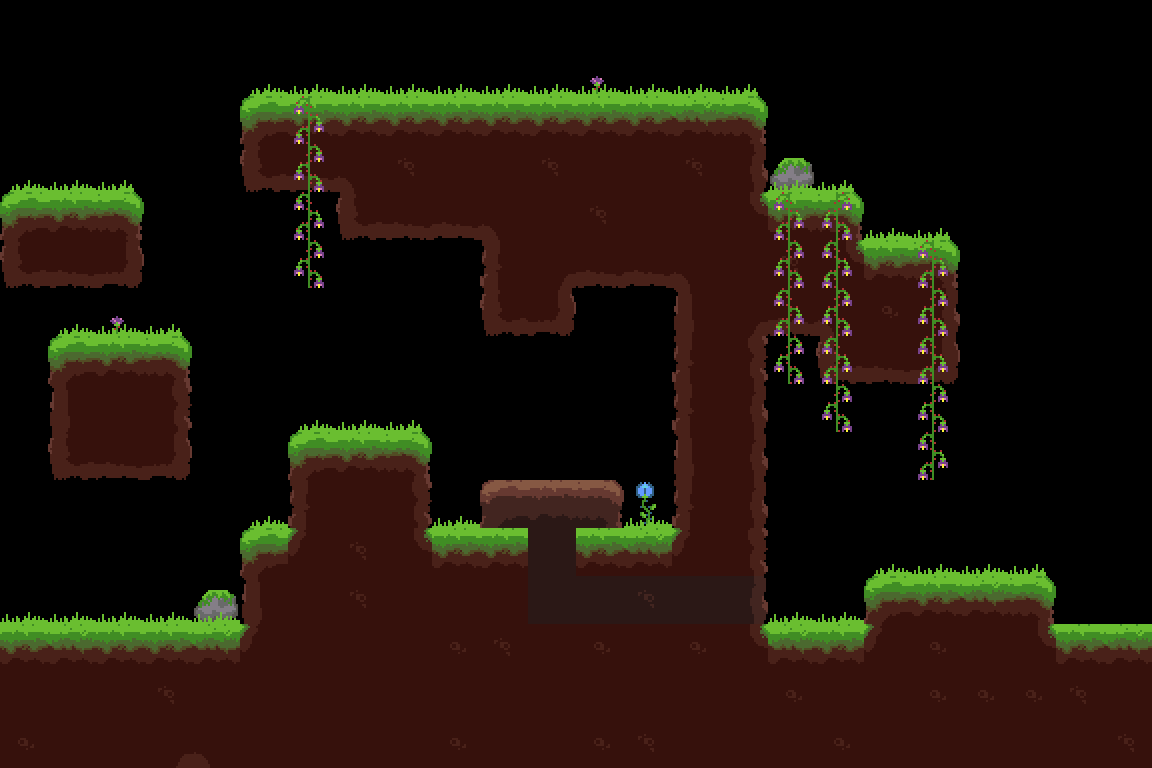

Below is a game level as drawn by its tile map, then a one-line description and the .tmx that defines it (tile-layer data replaced by summaries):
An orthogonal 24x16 tile map with 48x48 px tiles, 6 tile layers (tunnel, eau, terrain, deco2, ...), 4 tilesets and 54 objects (spawn1, spawn2, spawn3, spawn4, spawn5).

<map version="1.0" orientation="orthogonal" renderorder="right-down" width="24" height="16" tilewidth="48" tileheight="48">
 <tileset firstgid="1" name="terrain" tilewidth="48" tileheight="48">
  <image source="tileSets/forest.png" width="336" height="384" />
  <terraintypes>
   <terrain name="ciel" tile="-1" />
   <terrain name="groundGrass" tile="-1" />
  </terraintypes>
  <tile id="1" terrain=",,,1">
   <objectgroup draworder="index">
    <object x="0" y="0" width="48" height="48" />
   </objectgroup>
  </tile>
  <tile id="2" terrain=",,1,1">
   <objectgroup draworder="index">
    <object x="-1.77636e-15" y="0" width="48" height="48" />
   </objectgroup>
  </tile>
  <tile id="3" terrain=",,1,1">
   <objectgroup draworder="index">
    <object x="-1.77636e-15" y="7.10543e-15" width="48" height="48" />
   </objectgroup>
  </tile>
  <tile id="4" terrain=",,1,">
   <objectgroup draworder="index">
    <object x="0" y="-1.42109e-14" width="48" height="48" />
   </objectgroup>
  </tile>
  <tile id="5" terrain="1,1,1,">
   <objectgroup draworder="index">
    <object x="0" y="-1.42109e-14" width="48" height="48" />
   </objectgroup>
  </tile>
  <tile id="6" terrain="1,1,,1">
   <objectgroup draworder="index">
    <object x="0" y="0" width="48" height="48" />
   </objectgroup>
  </tile>
  <tile id="8" terrain=",1,,1">
   <objectgroup draworder="index">
    <object x="0" y="-1.42109e-14" width="48" height="48" />
   </objectgroup>
  </tile>
  <tile id="9" terrain="1,1,1,1">
   <objectgroup draworder="index">
    <object x="0" y="-1.42109e-14" width="48" height="48" />
   </objectgroup>
  </tile>
  <tile id="10" terrain="1,1,1,1">
   <objectgroup draworder="index">
    <object x="0" y="-1.42109e-14" width="48" height="48" />
   </objectgroup>
  </tile>
  <tile id="11" terrain="1,,1,">
   <objectgroup draworder="index">
    <object x="0" y="-1.42109e-14" width="48" height="48" />
   </objectgroup>
  </tile>
  <tile id="12" terrain="1,,1,1">
   <objectgroup draworder="index">
    <object x="0" y="-1.42109e-14" width="48" height="48" />
   </objectgroup>
  </tile>
  <tile id="13" terrain=",1,1,1">
   <objectgroup draworder="index">
    <object x="0" y="0" width="48" height="48" />
   </objectgroup>
  </tile>
  <tile id="15" terrain=",1,,1">
   <objectgroup draworder="index">
    <object x="0" y="0" width="48" height="48" />
   </objectgroup>
  </tile>
  <tile id="16" terrain="1,1,1,1">
   <objectgroup draworder="index">
    <object x="0" y="-1.42109e-14" width="48" height="48" />
   </objectgroup>
  </tile>
  <tile id="17" terrain="1,1,1,1">
   <objectgroup draworder="index">
    <object x="0" y="-1.42109e-14" width="48" height="48" />
   </objectgroup>
  </tile>
  <tile id="18" terrain="1,,1,">
   <objectgroup draworder="index">
    <object x="0" y="-1.42109e-14" width="48" height="48" />
   </objectgroup>
  </tile>
  <tile id="22" terrain=",1,,">
   <objectgroup draworder="index">
    <object x="0" y="1.77636e-15" width="48" height="48" />
   </objectgroup>
  </tile>
  <tile id="23" terrain="1,1,,">
   <objectgroup draworder="index">
    <object x="0" y="0" width="48" height="48" />
   </objectgroup>
  </tile>
  <tile id="24" terrain="1,1,,">
   <objectgroup draworder="index">
    <object x="0" y="0" width="48" height="48" />
   </objectgroup>
  </tile>
  <tile id="25" terrain="1,,,">
   <objectgroup draworder="index">
    <object x="0" y="0" width="48" height="48" />
   </objectgroup>
  </tile>
  <tile id="29">
   <objectgroup draworder="index">
    <object x="0" y="2.66454e-15" width="48" height="48" />
   </objectgroup>
  </tile>
  <tile id="30">
   <objectgroup draworder="index">
    <object x="8.88178e-16" y="-8.88178e-16" width="48" height="48" />
   </objectgroup>
  </tile>
  <tile id="31">
   <objectgroup draworder="index">
    <object x="0" y="8.88176e-16" width="48" height="48" />
   </objectgroup>
  </tile>
  <tile id="32">
   <objectgroup draworder="index">
    <object x="0" y="-8.88178e-16" width="48" height="48" />
   </objectgroup>
  </tile>
  <tile id="33">
   <objectgroup draworder="index">
    <object x="8.88178e-16" y="8.88178e-16" width="48" height="48" />
   </objectgroup>
  </tile>
  <tile id="34">
   <objectgroup draworder="index">
    <object x="0" y="8.88178e-16" width="48" height="48" />
   </objectgroup>
  </tile>
  <tile id="36">
   <objectgroup draworder="index">
    <object x="1.77636e-15" y="8.88178e-16" width="48" height="48" />
   </objectgroup>
  </tile>
  <tile id="37">
   <objectgroup draworder="index">
    <object x="0" y="2.66454e-15" width="48" height="48" />
   </objectgroup>
  </tile>
  <tile id="38">
   <objectgroup draworder="index">
    <object x="0" y="2.66454e-15" width="48" height="48" />
   </objectgroup>
  </tile>
  <tile id="39">
   <objectgroup draworder="index">
    <object x="0" y="8.88176e-16" width="48" height="48" />
   </objectgroup>
  </tile>
  <tile id="40">
   <objectgroup draworder="index">
    <object x="0" y="-8.88178e-16" width="48" height="48" />
   </objectgroup>
  </tile>
  <tile id="41">
   <objectgroup draworder="index">
    <object x="8.88178e-16" y="-8.88178e-16" width="48" height="48" />
   </objectgroup>
  </tile>
  <tile id="43">
   <objectgroup draworder="index">
    <object x="8.88178e-16" y="8.88178e-16" width="48" height="48" />
   </objectgroup>
  </tile>
  <tile id="44">
   <objectgroup draworder="index">
    <object x="-1.77636e-15" y="-8.88178e-16" width="48" height="48" />
   </objectgroup>
  </tile>
  <tile id="45">
   <objectgroup draworder="index">
    <object x="0" y="2.66454e-15" width="48" height="48" />
   </objectgroup>
  </tile>
  <tile id="46">
   <objectgroup draworder="index">
    <object x="8.88178e-16" y="8.88178e-16" width="48" height="48" />
   </objectgroup>
  </tile>
  <tile id="47" terrain=",,,0" />
  <tile id="48" terrain=",,0," />
  <tile id="50">
   <objectgroup draworder="index">
    <object x="1.77636e-15" y="8.88178e-16" width="48" height="48" />
   </objectgroup>
  </tile>
  <tile id="51">
   <objectgroup draworder="index">
    <object x="0" y="2.66454e-15" width="48" height="48" />
   </objectgroup>
  </tile>
  <tile id="52">
   <objectgroup draworder="index">
    <object x="1.77636e-15" y="2.66454e-15" width="48" height="48" />
   </objectgroup>
  </tile>
  <tile id="53">
   <objectgroup draworder="index">
    <object x="0" y="8.88176e-16" width="48" height="48" />
   </objectgroup>
  </tile>
  <tile id="54" terrain=",0,," />
  <tile id="55" terrain="0,,," />
 </tileset>
 <tileset firstgid="57" name="terrain2" tilewidth="48" tileheight="48">
  <image source="tileSets/sol2.png" width="576" height="576" />
  <terraintypes>
   <terrain name="dirt" tile="-1" />
  </terraintypes>
  <tile id="13" terrain=",,,0">
   <objectgroup draworder="index">
    <object x="0" y="0" width="48" height="48" />
   </objectgroup>
  </tile>
  <tile id="14" terrain=",,0,0">
   <objectgroup draworder="index">
    <object x="0" y="-2.66454e-15" width="48" height="48" />
   </objectgroup>
  </tile>
  <tile id="15" terrain=",,0,0">
   <objectgroup draworder="index">
    <object x="1.77636e-15" y="8.88178e-16" width="48" height="48" />
   </objectgroup>
  </tile>
  <tile id="16" terrain=",,0,">
   <objectgroup draworder="index">
    <object x="0" y="-8.88178e-16" width="48" height="48" />
   </objectgroup>
  </tile>
  <tile id="17" terrain="0,0,0,">
   <objectgroup draworder="index">
    <object x="0" y="-8.88178e-16" width="48" height="48" />
   </objectgroup>
  </tile>
  <tile id="18" terrain="0,0,,0">
   <objectgroup draworder="index">
    <object x="-1.77636e-15" y="-2.66454e-15" width="48" height="48" />
   </objectgroup>
  </tile>
  <tile id="25" terrain=",0,,0">
   <objectgroup draworder="index" />
  </tile>
  <tile id="26" terrain="0,0,0,0">
   <objectgroup draworder="index" />
  </tile>
  <tile id="27" terrain="0,0,0,0">
   <objectgroup draworder="index" />
  </tile>
  <tile id="28" terrain="0,,0,">
   <objectgroup draworder="index" />
  </tile>
  <tile id="29" terrain="0,,0,0">
   <objectgroup draworder="index">
    <object x="8.88178e-16" y="0" width="48" height="48" />
   </objectgroup>
  </tile>
  <tile id="30" terrain=",0,0,0">
   <objectgroup draworder="index">
    <object x="1.77636e-15" y="8.88178e-16" width="48" height="48" />
   </objectgroup>
  </tile>
  <tile id="37" terrain=",0,,0">
   <objectgroup draworder="index" />
  </tile>
  <tile id="38" terrain="0,0,0,0">
   <objectgroup draworder="index" />
  </tile>
  <tile id="39" terrain="0,0,0,0">
   <objectgroup draworder="index" />
  </tile>
  <tile id="40" terrain="0,,0,">
   <objectgroup draworder="index" />
  </tile>
  <tile id="49" terrain=",0,,">
   <objectgroup draworder="index" />
  </tile>
  <tile id="50" terrain="0,0,,">
   <objectgroup draworder="index" />
  </tile>
  <tile id="51" terrain="0,0,,">
   <objectgroup draworder="index" />
  </tile>
  <tile id="52" terrain="0,,,">
   <objectgroup draworder="index" />
  </tile>
  <tile id="54">
   <objectgroup draworder="index">
    <object x="0" y="0" width="48" height="48" />
   </objectgroup>
  </tile>
 </tileset>
 <tileset firstgid="201" name="eau2" tilewidth="48" tileheight="48">
  <image source="tileSets/eau2.png" width="48" height="144" />
 </tileset>
 <tileset firstgid="204" name="deco" tilewidth="48" tileheight="48">
  <image source="tileSets/decor-forest.png" width="192" height="192" />
 </tileset>
 <layer name="tunnel" width="24" height="16">
  <data>[384 cells, 7 non-empty, 4 distinct tile ids]</data>
 </layer>
 <layer name="eau" width="24" height="16">
  <data>[384 cells, 0 non-empty, 0 distinct tile ids]</data>
 </layer>
 <layer name="terrain" width="24" height="16">
  <data>[384 cells, 175 non-empty, 22 distinct tile ids]</data>
 </layer>
 <objectgroup name="enemySpawn">
  <properties>
   <property name="Enemy" value="1" />
  </properties>
  <object name="spawn1" x="23" y="92" width="59" height="96">
   <properties>
    <property name="Enemy" value="1" />
   </properties>
  </object>
  <object name="spawn2" x="351" y="319" width="72" height="105">
   <properties>
    <property name="Enemy" value="1" />
   </properties>
  </object>
  <object name="spawn3" x="403" y="1" width="63" height="90">
   <properties>
    <property name="Enemy" value="1" />
   </properties>
  </object>
  <object name="spawn4" x="876" y="126" width="68" height="108">
   <properties>
    <property name="Enemy" value="1" />
   </properties>
  </object>
  <object name="spawn5" x="916" y="463" width="77" height="108">
   <properties>
    <property name="Enemy" value="1" />
   </properties>
  </object>
 </objectgroup>
 <layer name="deco2" width="24" height="16">
  <data>[384 cells, 23 non-empty, 5 distinct tile ids]</data>
 </layer>
 <layer name="deco" width="24" height="16">
  <data>[384 cells, 38 non-empty, 3 distinct tile ids]</data>
 </layer>
 <layer name="terre" width="24" height="16">
  <data>[384 cells, 3 non-empty, 3 distinct tile ids]</data>
 </layer>
</map>
